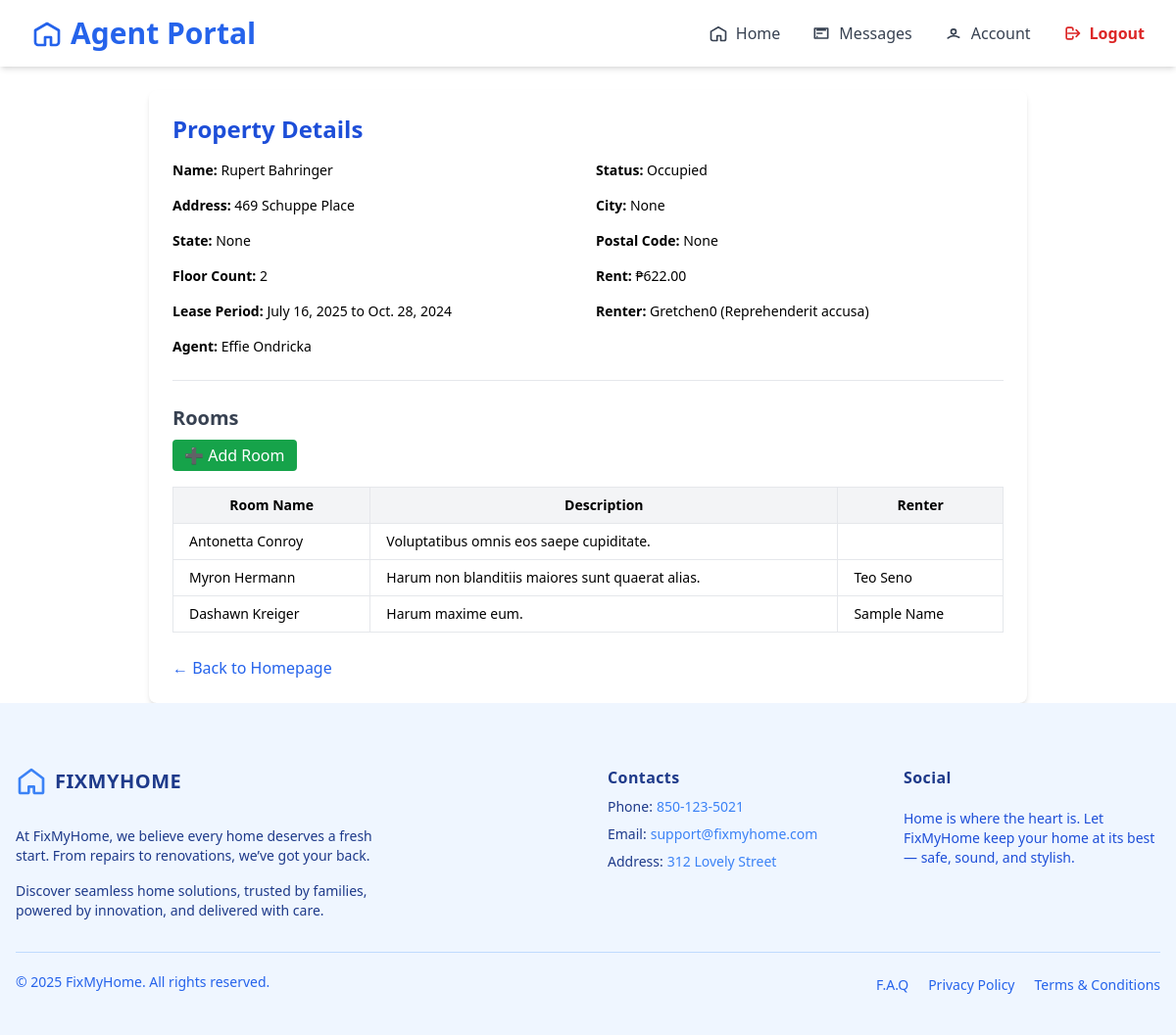
The app's page /agent/property/3/view/ (signed in), older data.
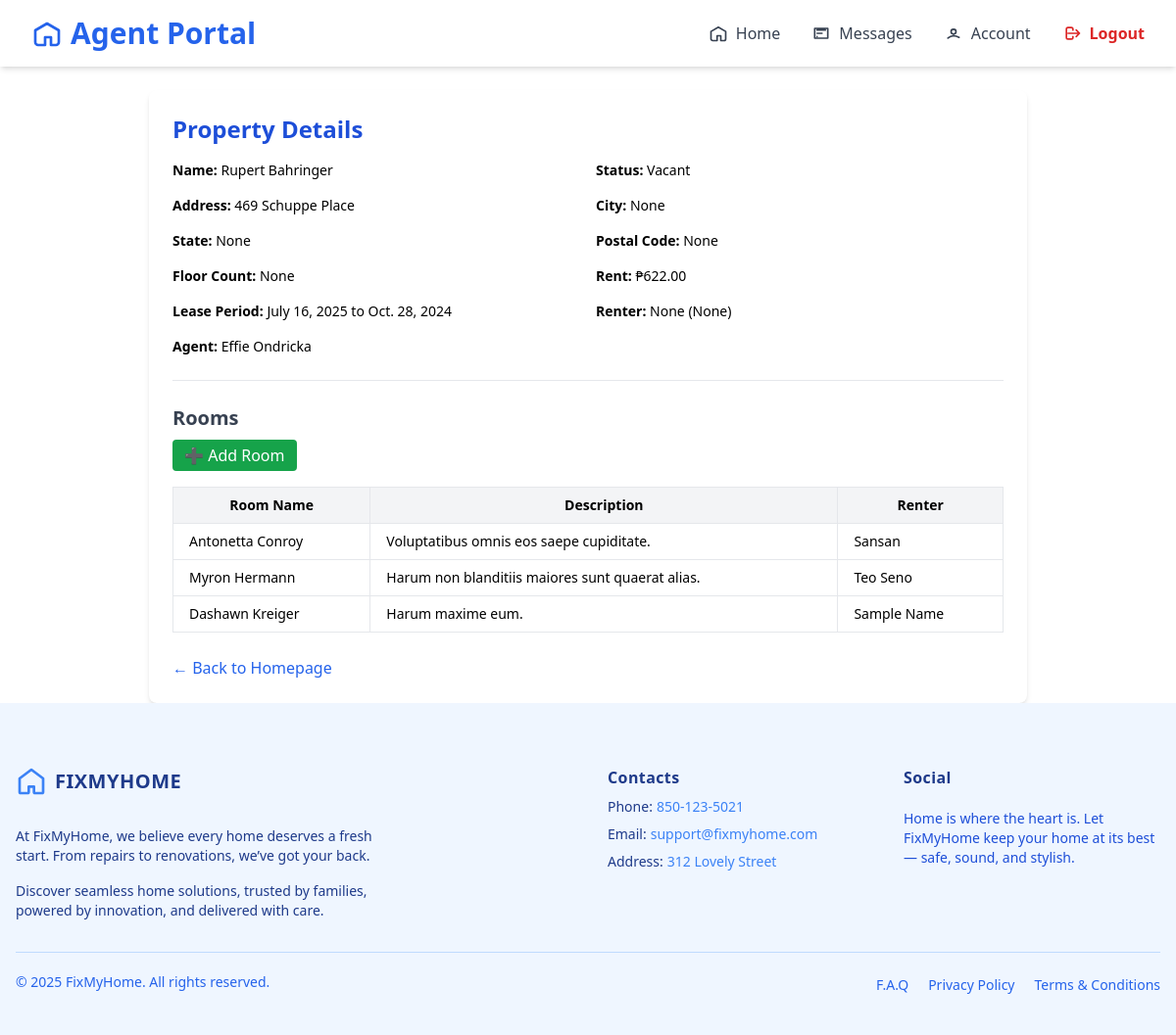
The same page, newer data.
### agent/models/propertyAgent.py (models this page shows, shortened)
class Property(models.Model):
    renter = models.ForeignKey(Renter, on_delete=models.SET_NULL, related_name='rent_property', null=True, blank=True)
    agent = models.ForeignKey(AgentRegister, on_delete=models.CASCADE, null=False, related_name='own_properties')
    name = models.CharField(max_length=100, blank=True, null=True)
    floor_count = models.PositiveIntegerField(blank=True, null=True)
    state = models.CharField(max_length=100, blank=True, null=True)
    city = models.CharField(max_length=100, blank=True, null=True)
    address = models.TextField(blank=True, null=True)
    renter_name = models.CharField(max_length=100, blank=True, null=True)
    renter_contact = models.CharField(max_length=20, blank=True, null=True)
    rent = models.DecimalField(max_digits=10, decimal_places=2, blank=True, null=True)
    postal_code = models.CharField(max_length=20, blank=True, null=True)
    created_at = models.DateTimeField(auto_now_add=True, blank=True, null=True)
    updated_at = models.DateTimeField(auto_now=True, blank=True, null=True)
    property_photo = models.ImageField(upload_to='property_photos/', blank=True, null=True)
    condition_report = models.ImageField(upload_to='condition_reports/', blank=True, null=True)
    lease_start = models.DateField()
    lease_end = models.DateField()
    STATUS_CHOICES = [
        ('occupied', 'Occupied'),
        ('vacant', 'Vacant'),
    ]
    status = models.CharField(max_length=10, choices=STATUS_CHOICES, default='vacant')

### agent/models/roomProperty.py (models this page shows, shortened)
class Rooms(models.Model):
    renter = models.ForeignKey(Renter, on_delete=models.SET_NULL, related_name='renter_rooms', null=True)
    property = models.ForeignKey(Property, on_delete=models.CASCADE, related_name='property_rooms')
    room_name = models.CharField(max_length=100)
    description = models.TextField(blank=True, null=True)

### agent/models/registerAgent.py (models this page shows, shortened)
class AgentRegister(models.Model):
    user = models.OneToOneField(User, on_delete=models.CASCADE, null=True, blank=True)
    SERVICE_CHOICES = [
        ('air_conditioning', 'Air Conditioning'),
        ('cleaning', 'Cleaning'),
        ('electrical', 'Electrical'),
        ('gardening', 'Gardening'),
        ('general_merchandise', 'General Merchandise'),
        ('glazing', 'Glazing'),
        ('pest_control', 'Pest Control'),
        ('plumbing-gas', 'Plumbing / Gas'),
        ('tree_cutting', 'Tree Cutting'),
        ('steel_works', 'Steel Works'),
    ]
    name = models.CharField(max_length=255)
    email = models.EmailField()
    phone = models.CharField(max_length=50)
    contact_person = models.CharField(max_length=50)
    agency_id = models.CharField(max_length=50)
    website = models.CharField(max_length=50)
    notes = models.CharField(max_length=255)
    password = models.CharField(max_length=255, null=True)
    company_name = models.CharField(max_length=255, blank=True, null=True)
    company_address = models.CharField(max_length=255, blank=True, null=True)
    company_email = models.EmailField(blank=True, null=True)
    company_landline = models.CharField(max_length=50, blank=True, null=True)
    contractor_license = models.CharField(max_length=100, blank=True)
    service = models.CharField(max_length=100, choices=SERVICE_CHOICES, blank=True, null=True)
    state = models.CharField(max_length=100, blank=True)
    municipality = models.CharField(max_length=100, blank=True)
    city = models.CharField(max_length=100, blank=True)
    address_line_1 = models.CharField(max_length=255, blank=True, null=True)
    address_line_2 = models.CharField(max_length=255, blank=True, null=True)
    postal_code = models.CharField(max_length=20, blank=True)

### renter/models.py (models this page shows)
class Renter(models.Model):
    user = models.OneToOneField(User, on_delete=models.CASCADE,null=True)
    name = models.CharField(max_length=255)
    email = models.EmailField(unique=True)
    phone = models.CharField(max_length=20)
    password = models.CharField(max_length=128)  # store hashed password (later)
    company_name = models.CharField(max_length=255, blank=True, null=True)
    contact_person = models.CharField(max_length=255, blank=True, null=True)
    contact_person_email = models.EmailField(blank=True, null=True)
    contact_phone = models.CharField(max_length=20, blank=True, null=True)
    state = models.CharField(max_length=100, blank=True, null=True)
    city = models.CharField(max_length=100, blank=True, null=True)
    zip_code = models.CharField(max_length=20, blank=True, null=True)
    company_address_line1 = models.CharField(max_length=255, blank=True, null=True)
    company_address_line2 = models.CharField(max_length=255, blank=True, null=True)
    company_postal_code = models.CharField(max_length=20, blank=True, null=True)
    upload_option = models.CharField(max_length=50, blank=True, null=True)  # 'manual' or 'report'
    property_image = models.ImageField(upload_to='property_images/', blank=True, null=True)
    floor_count = models.PositiveIntegerField(blank=True, null=True)
    room_count = models.PositiveIntegerField(blank=True, null=True)
    rooms = models.JSONField(blank=True, null=True)  # example: [{"type": "Bedroom"}, {"type": "Kitchen"}]
    address_line1 = models.CharField(max_length=255, blank=True, null=True)
    address_line2 = models.CharField(max_length=255, blank=True, null=True)
    house_state = models.CharField(max_length=100, blank=True, null=True)
    house_city = models.CharField(max_length=100, blank=True, null=True)
    house_zip = models.CharField(max_length=20, blank=True, null=True)
    def __str__(self):
        return self.name

### agent/views.py (the view, shortened to what this page needs)
# urls.py: path('property/<int:pk>/view/', views.PropertyDetailView.as_view(), name='property_view'),
@method_decorator(login_required, name='dispatch')
class PropertyDetailView(DetailView):
    model = Property
    template_name = 'components/home/property_detail.html'
    context_object_name = 'property'
    def get_context_data(self, **kwargs):
        context = super().get_context_data(**kwargs)
        context['room_form'] = AgentCreateRoomForm()
        return context

### agent/templates/components/home/property_detail.html (shortened to what this page needs)
{% extends "baseAgent.html" %}
{% load widget_tweaks %}
{% block content %}
{% include 'components/home/navigatorBaseAgent.html' %}
<div x-data="{ open: false }" class="max-w-4xl mx-auto p-6 mt-6 bg-white shadow-md rounded-lg">
  <h2 class="text-2xl font-bold mb-4 text-blue-700">Property Details</h2>
  <div class="grid grid-cols-2 gap-4 text-sm">
    <div><strong>Name:</strong> {{ property.name }}</div>
    <div><strong>Status:</strong> {{ property.get_status_display }}</div>
    <div><strong>Address:</strong> {{ property.address }}</div>
    <div><strong>City:</strong> {{ property.city }}</div>
    <div><strong>State:</strong> {{ property.state }}</div>
    <div><strong>Postal Code:</strong> {{ property.postal_code }}</div>
    <div><strong>Floor Count:</strong> {{ property.floor_count }}</div>
    <div><strong>Rent:</strong> ₱{{ property.rent }}</div>
    <div><strong>Lease Period:</strong> {{ property.lease_start }} to {{ property.lease_end }}</div>
    <div><strong>Renter:</strong> {{ property.renter_name }} ({{ property.renter_contact }})</div>
    <div><strong>Agent:</strong> {{ property.agent.user.username }}</div>
  </div>
  <hr class="my-6">
  <h3 class="text-xl font-semibold text-gray-700 mb-2">Rooms</h3>
  <button @click="open = true" class="mb-4 bg-green-600 text-white px-3 py-1 rounded hover:bg-green-700">
    ➕ Add Room
  </button>
  {% if property.property_rooms.all %}
    <table class="w-full text-sm border border-gray-300 rounded-md">
      <thead class="bg-gray-100">
        <tr>
          <th class="px-4 py-2 border">Room Name</th>
          <th class="px-4 py-2 border">Description</th>
          <th class="px-4 py-2 border">Renter</th>
        </tr>
      </thead>
      <tbody>
        {% for room in property.property_rooms.all %}
        <tr>
          <td class="px-4 py-2 border">{{ room.room_name }}</td>
          <td class="px-4 py-2 border">{{ room.description }}</td>
          <td class="px-4 py-2 border">
            {% if room.renter %}
              {{ room.renter.name }}
            {% else %}
              <span class="text-gray-400">Vacant</span>
            {% endif %}
          </td>
        </tr>
        {% endfor %}
      </tbody>
    </table>
  {% else %}
    <p class="text-gray-500">No rooms found for this property.</p>
  {% endif %}
  <div class="mt-6">
    <a href="javascript:history.back()" class="text-blue-600 hover:underline">← Back to Homepage</a>
  </div>
</div>
{% include 'components/footerAgent.html' %}
{% endblock %}

Row changes from the older to the newer data that the page shows:
changed Property "Rupert Bahringer": status "Occupied" → "Vacant"; floor_count "2" → "None"; renter_name "Gretchen0" → "None"; renter_contact "Reprehenderit accusa" → "None"
changed through a linked row, Rooms "Antonetta Conroy": renter.name (not shown) → "Sansan"
